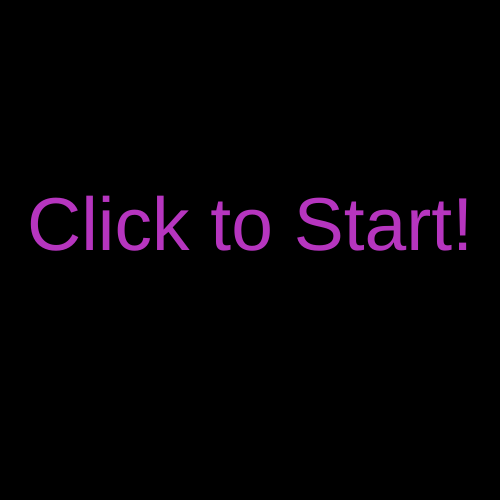
Frame 1 (no input)
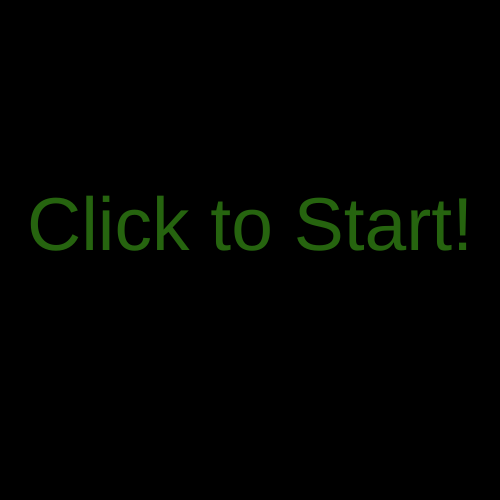
Frame 60 (no input)
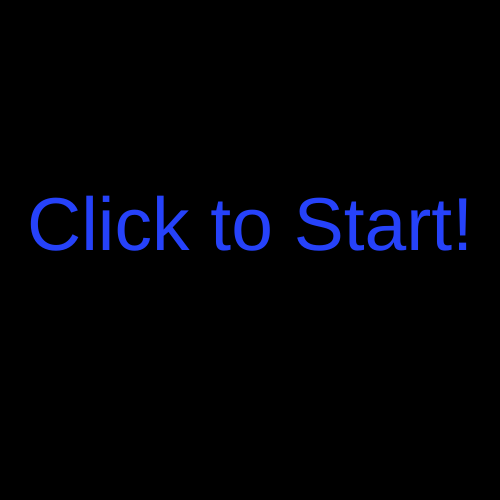
Frame 120 (the mouse pressed at the canvas centre since frame 60)

The p5.js sketch that drew these frames (run headless with seeded random() and noise() and a simulated clock; from frame 60 on, the mouse is pressed at the canvas centre):

// p5.js sketch
// ── sketch.js
function setup() {
    createCanvas(500, 500);
    background(255, 255, 255);
 }
 let state = "cir";
 let swch = 0;
  
 function draw() {
    if(swch != 0){
    let r = random(0, 255);
    let g = random(0, 255);
    let b = random(0, 255);
    let opacity = random (120, 180);
    fill(r, g, b, opacity);
    noStroke();
  
    let size = random(5, 35);
    let offSetX = random(-25, 25);
    let offSetY = random(-25, 25);
    if(state == "cir"){
        ellipse(mouseX + offSetX, mouseY + offSetY, size, size);}
    if(state == "sqr"){
        rect(mouseX + offSetX, mouseY + offSetY, size, size);}
    if(state == "tri"){
        triangle(mouseX+offSetX, mouseY+offSetX, mouseX-offSetX, mouseY-offSetY, mouseX, mouseY);}
    fill(0);
    rect(0,0,50,50);
    fill(255);
    textSize(10);
    textAlign(LEFT);
    text("Clear",5,15);
    text("Canvas",5,30)
    }
    else{
        background(0);
        textAlign(CENTER);
        textSize(75);
        fill(random(0,255),random(0,255),random(0,255));
        text("Click to Start!",250,250);
    }
 }
  
 function mouseClicked() {
     if(swch == 0){
         swch = 1;
         background(255);
     }
     if(mouseX<=50&&mouseY<=50){
    background(255, 255, 255);}
    if(state=="cir")
    state = "sqr";
    else if(state=="sqr")
    state = "tri";
    else
    state = "cir";
 }
 
// ── about.html
<!DOCTYPE html>
<html lang="en">
<head>
    <meta charset="UTF-8">
    <meta http-equiv="X-UA-Compatible" content="IE=edge">
    <meta name="viewport" content="width=device-width, initial-scale=1.0">
    <link rel="stylesheet" href="style.css">
    <title>Document</title>
</head>
<body>
    <div class = "container">
            <img class = "centerimg" src = "images/peddiegates.jpg">
            <h1>My Life as Om Vyas</h1>
    </div>
    <div id = "navbar">
        <a class="navitem" href="index.html" >Home</a>
        <strong>About Me</strong>
        <a class="navitem" href="acheivements.html" >Acheivements</a>
        <a class="navitem" href="portfolio.html" >Portfolio</a>
        <a class="navitem" href="gallery.html" >Gallery</a>
        <a class="navitem" href="contact.html" >Contact Me</a>
    </div>
    <p></p>
    <div id = "navbar">
        <a class="navitem" href="index.html" >Home</a>
        <strong>About Me</strong>
        <a class="navitem" href="acheivements.html" >Acheivements</a>
        <a class="navitem" href="portfolio.html" >Portfolio</a>
        <a class="navitem" href="gallery.html" >Gallery</a>
        <a class="navitem" href="contact.html" >Contact Me</a>
    </div>
</body>
</html>
// ── acheivements.html
<!DOCTYPE html>
<html lang="en">
<head>
    <meta charset="UTF-8">
    <meta http-equiv="X-UA-Compatible" content="IE=edge">
    <meta name="viewport" content="width=device-width, initial-scale=1.0">
    <link rel="stylesheet" href="style.css">
    <title>Document</title>
</head>
<body>
        <div class = "container">
            <img class = "centerimg" src = "images/peddiegates.jpg">
            <h1>My Life as Om Vyas</h1>
        </div>
    <div id = "navbar">
        <a class="navitem" href="index.html">Home</a>
        <a href="about.html" class="navitem">About Me</a>
        <strong>Acheivements</strong>
        <a class="navitem" href="portfolio.html" >Portfolio</a>
        <a class="navitem" href="gallery.html" >Gallery</a>
        <a class="navitem" href="contact.html" >Contact Me</a>
    </div>
    <p></p>
    <div id = "navbar">
        <a class="navitem" href="index.html">Home</a>
        <a href="about.html" class="navitem">About Me</a>
        <strong>Acheivements</strong>
        <a class="navitem" href="portfolio.html" >Portfolio</a>
        <a class="navitem" href="gallery.html" >Gallery</a>
        <a class="navitem" href="contact.html" >Contact Me</a>
    </div>
</body>
</html>
// ── contact.html
<!DOCTYPE html>
<html lang="en">
<head>
    <meta charset="UTF-8">
    <meta http-equiv="X-UA-Compatible" content="IE=edge">
    <meta name="viewport" content="width=device-width, initial-scale=1.0">
    <link rel="stylesheet" href="style.css">
    <title>Document</title>
</head>
<body>
        <div class = "container">
            <img class = "centerimg" src = "images/peddiegates.jpg">
            <h1>My Life as Om Vyas</h1>
        </div>
    <div id = "navbar">
        <a class="navitem" href="index.html">Home</a>
        <a href="about.html" class="navitem">About Me</a>
        <a class="navitem" href="acheivements.html" >Acheivements</a>
        <a class="navitem" href="portfolio.html" >Portfolio</a>
        <a class="navitem" href="gallery.html" >Gallery</a>
        <strong>Contact Me</strong>
    </div>
    <div class = "container">
        <p>My Email: vyasom15@gmail.com</p>
        <p>My LinkedIn:</p>
    </div>
    <div id = "navbar">
        <a class="navitem" href="index.html">Home</a>
        <a href="about.html" class="navitem">About Me</a>
        <a class="navitem" href="acheivements.html" >Acheivements</a>
        <a class="navitem" href="portfolio.html" >Portfolio</a>
        <a class="navitem" href="gallery.html" >Gallery</a>
        <strong>Contact Me</strong>
    </div>
</body>
</html>
// ── gallery.html
<!DOCTYPE html>
<html lang="en">
<head>
    <meta charset="UTF-8">
    <meta http-equiv="X-UA-Compatible" content="IE=edge">
    <meta name="viewport" content="width=device-width, initial-scale=1.0">
    <link rel="stylesheet" href="style.css">
    <title>Document</title>
</head>
<body>
        <div class = "container">
            <img class = "centerimg" src = "images/peddiegates.jpg">
            <h1>My Life as Om Vyas</h1>
        </div>
    <div id = "navbar">
        <a class="navitem" href="index.html" >Home</a>
        <a href="about.html" class="navitem">About Me</a>
        <a class="navitem" href="acheivements.html" >Acheivements</a>
        <a class="navitem" href="portfolio.html" >Portfolio</a>
        <strong>Gallery</strong>
        <a class="navitem" href="contact.html" >Contact Me</a>
    </div>
    <p></p>
    <div id = "navbar">
        <a class="navitem" href="index.html" >Home</a>
        <a href="about.html" class="navitem">About Me</a>
        <a class="navitem" href="acheivements.html" >Acheivements</a>
        <a class="navitem" href="portfolio.html" >Portfolio</a>
        <strong>Gallery</strong>
        <a class="navitem" href="contact.html" >Contact Me</a>
    </div>   
</body>
</html>
// ── portfolio.html
<!DOCTYPE html>
<html lang="en">
<head>
    <meta charset="UTF-8">
    <meta http-equiv="X-UA-Compatible" content="IE=edge">
    <meta name="viewport" content="width=device-width, initial-scale=1.0">
    <link rel="stylesheet" href="style.css">
    <title>Document</title>
</head>
<body>
        <div class = "container">
            <img class = "centerimg" src = "images/peddiegates.jpg">
            <h1>My Life as Om Vyas</h1>
        </div>
    <div id = "navbar">
        <a class="navitem" href="index.html" >Home</a>
        <a href="about.html" class="navitem">About Me</a>
        <a class="navitem" href="acheivements.html" >Acheivements</a>
        <strong>Portfolio</strong>
        <a class="navitem" href="gallery.html" >Gallery</a>
        <a class="navitem" href="contact.html" >Contact Me</a>
    </div>
    <p>The States Project</p>
    <div class = "container">
        <script src= "https://cdnjs.cloudflare.com/ajax/libs/p5.js/1.4.0/p5.min.js"></script>
         <script src= "sketch.js"></script>
    </div>
    <div id = "navbar">
        <a class="navitem" href="index.html" >Home</a>
        <a href="about.html" class="navitem">About Me</a>
        <a class="navitem" href="acheivements.html" >Acheivements</a>
        <strong>Portfolio</strong>
        <a class="navitem" href="gallery.html" >Gallery</a>
        <a class="navitem" href="contact.html" >Contact Me</a>
    </div>
</body>
</html>
// ── style.css

body{
    background-color: lightsteelblue;
    color: burlywood;
    font-family: Arial, Helvetica, sans-serif;
    font-size: 22px;
    padding: 5px;
}
html {
    scroll-behavior: smooth;
}
h1{
    position: absolute;
    top: 50%;
    left: 50%;
    transform: translate(-50%, -50%);
    color:blue;
    border:2px dashed blue;  
    background-color: yellow;
  
}
img{
    display: flex;
    border-radius: 5px;
}
p{
    text-align: center;
    background-color: white;
    padding: 10px;
    margin: 10px;
    border-radius: 10px;
}
#navbar{
    display: flex;
    justify-content: space-around;
    background-color: lightslategrey;
    margin: 30px;
}
.navitem:hover{
    background-color: white;
    opacity: 0.75;
}
.container {
    position: relative;
    text-align: center;
    background-color: white;
    padding: 10px;
    margin: 10px;
    border-radius: 10px;
  }
.centerimg {
    display: block;
    margin-left: auto;
    margin-right: auto;
    width: 50%;
  }
